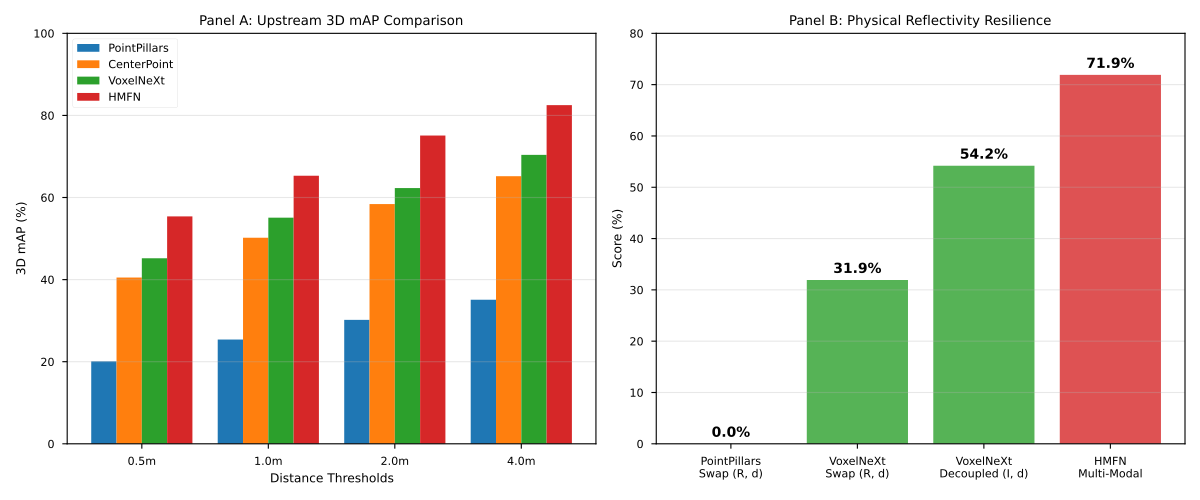

This chart was generated by the following Python code:
import numpy as np
import matplotlib.pyplot as plt
import os

def main():
    try:
        plt.style.use('seaborn-v0_8-paper')
    except:
        try:
            plt.style.use('seaborn-paper')
        except:
            pass
    plt.rcParams.update({'font.family': 'sans-serif'})
    
    fig, (ax1, ax2) = plt.subplots(1, 2, figsize=(12, 5))
    
    # Panel A: Upstream 3D mAP mock or provided data
    labels_A = ['0.5m', '1.0m', '2.0m', '4.0m']
    x = np.arange(len(labels_A))
    width = 0.2
    
    # Mock data to illustrate trends based on architecture complexity
    pp_map = [20.1, 25.4, 30.2, 35.1]
    cp_map = [40.5, 50.2, 58.4, 65.2]
    vn_map = [45.2, 55.1, 62.3, 70.4]
    hmfn_map = [55.4, 65.3, 75.1, 82.5]
    
    ax1.bar(x - 1.5*width, pp_map, width, label='PointPillars', color='#1f77b4')
    ax1.bar(x - 0.5*width, cp_map, width, label='CenterPoint', color='#ff7f0e')
    ax1.bar(x + 0.5*width, vn_map, width, label='VoxelNeXt', color='#2ca02c')
    ax1.bar(x + 1.5*width, hmfn_map, width, label='HMFN', color='#d62728')
    
    ax1.set_ylabel('3D mAP (%)')
    ax1.set_xlabel('Distance Thresholds')
    ax1.set_title('Panel A: Upstream 3D mAP Comparison')
    ax1.set_xticks(x)
    ax1.set_xticklabels(labels_A)
    ax1.legend()
    ax1.grid(axis='y', alpha=0.3)
    ax1.set_ylim(0, 100)
    
    # Panel B: Physical Reflectivity Collapse
    models = ['PointPillars\nSwap (R, d)', 'VoxelNeXt\nSwap (R, d)', 'VoxelNeXt\nDecoupled (I, d)', 'HMFN\nMulti-Modal']
    map_scores = [0.0, 31.93, 54.2, 71.9] 
    
    colors = ['#1f77b4', '#2ca02c', '#2ca02c', '#d62728']
    
    bars = ax2.bar(models, map_scores, color=colors, alpha=0.8)
    ax2.set_ylabel('Score (%)')
    ax2.set_title('Panel B: Physical Reflectivity Resilience')
    ax2.grid(axis='y', alpha=0.3)
    ax2.set_ylim(0, 80)
    
    for bar in bars:
        height = bar.get_height()
        ax2.annotate(f'{height:.1f}%',
                     xy=(bar.get_x() + bar.get_width() / 2, height),
                     xytext=(0, 3), 
                     textcoords="offset points",
                     ha='center', va='bottom', fontsize=10, weight='bold')
                     
    plt.tight_layout()
    
    output_dir = os.path.dirname(os.path.abspath(__file__))
    plt.savefig(os.path.join(output_dir, 'fig5_1_upstream_performance.png'), dpi=300)
    plt.savefig(os.path.join(output_dir, 'fig5_1_upstream_performance.pdf'))
    plt.close()

if __name__ == '__main__':
    main()
